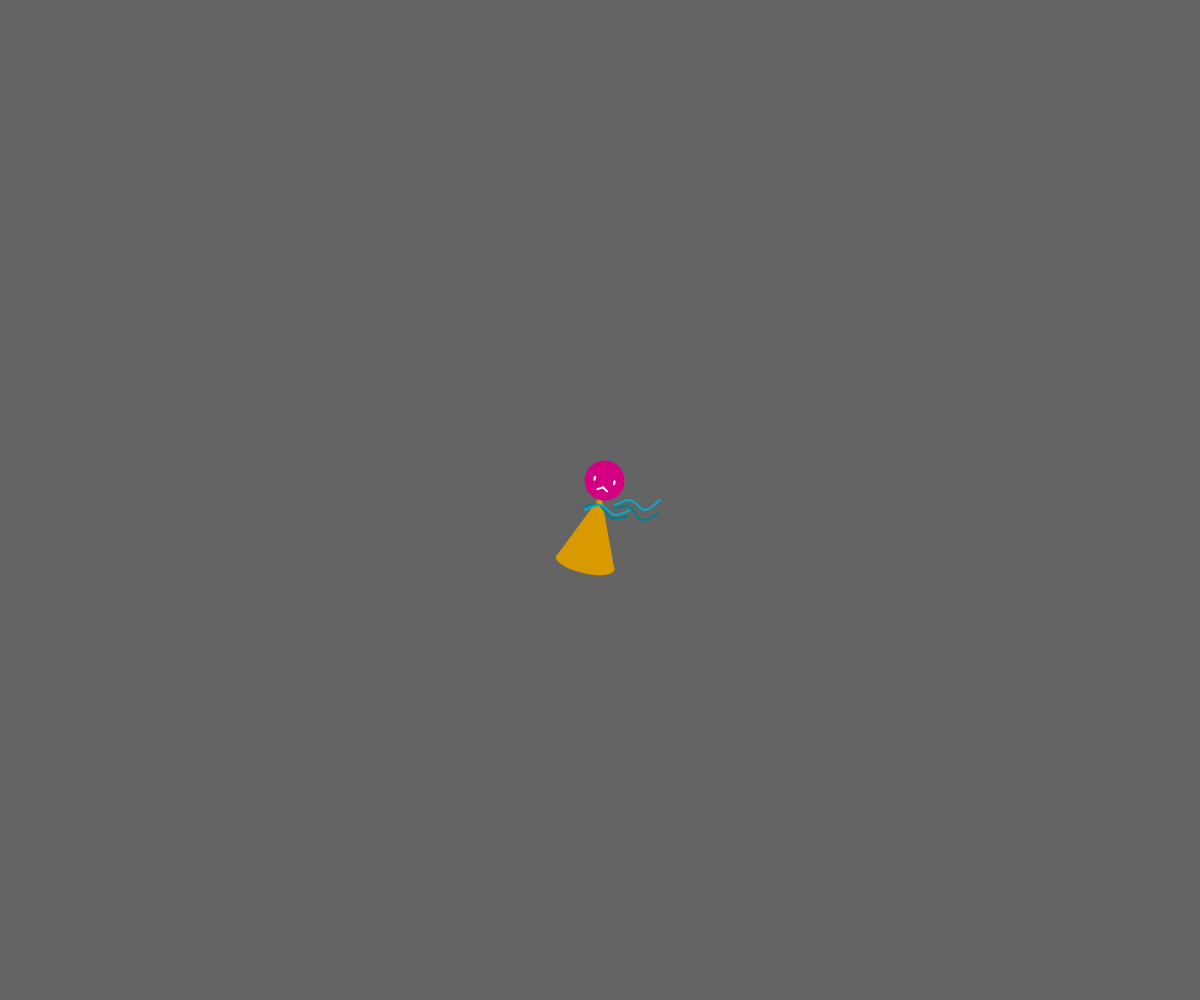
Frame 1 (no input)
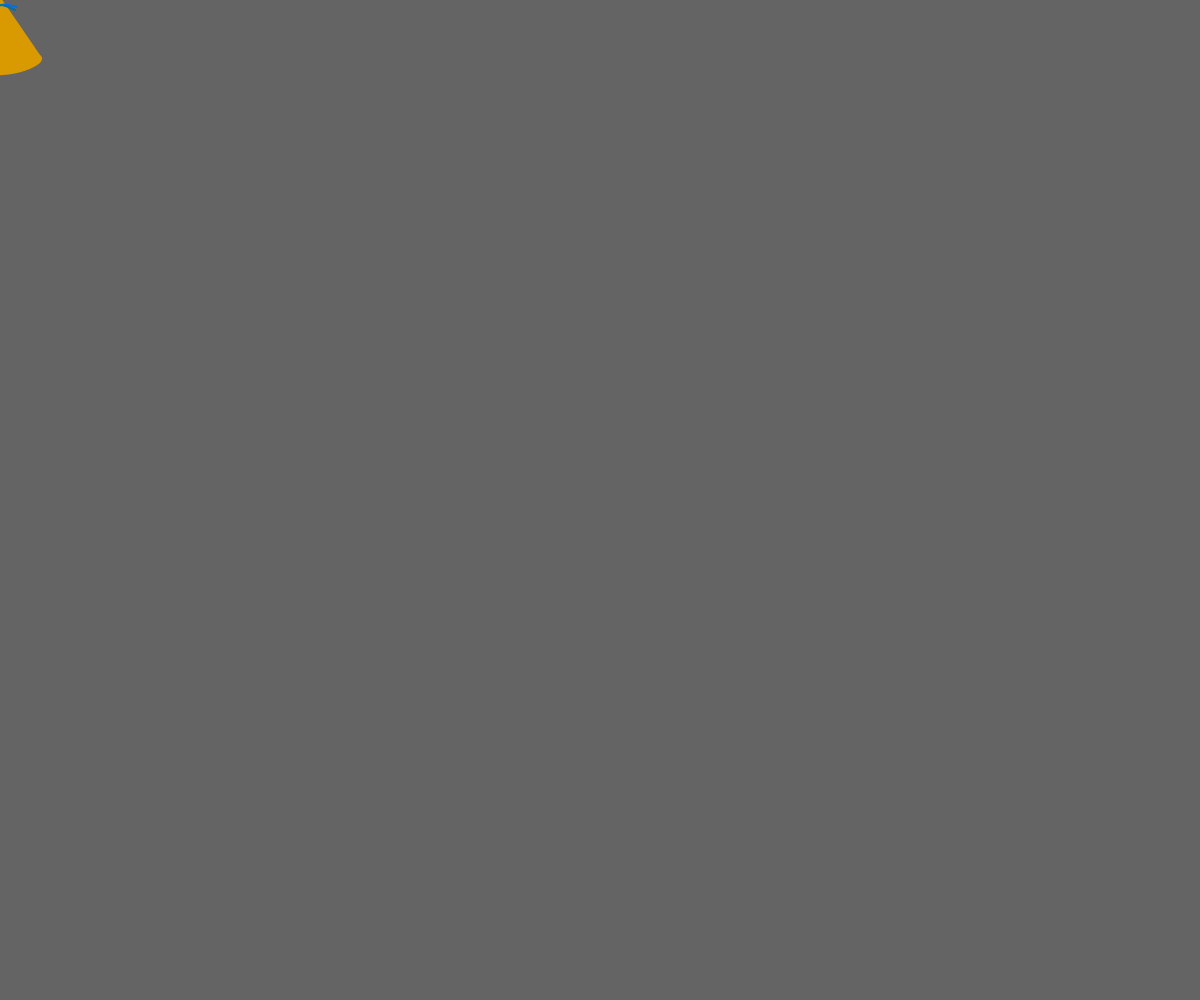
Frame 60 (no input)
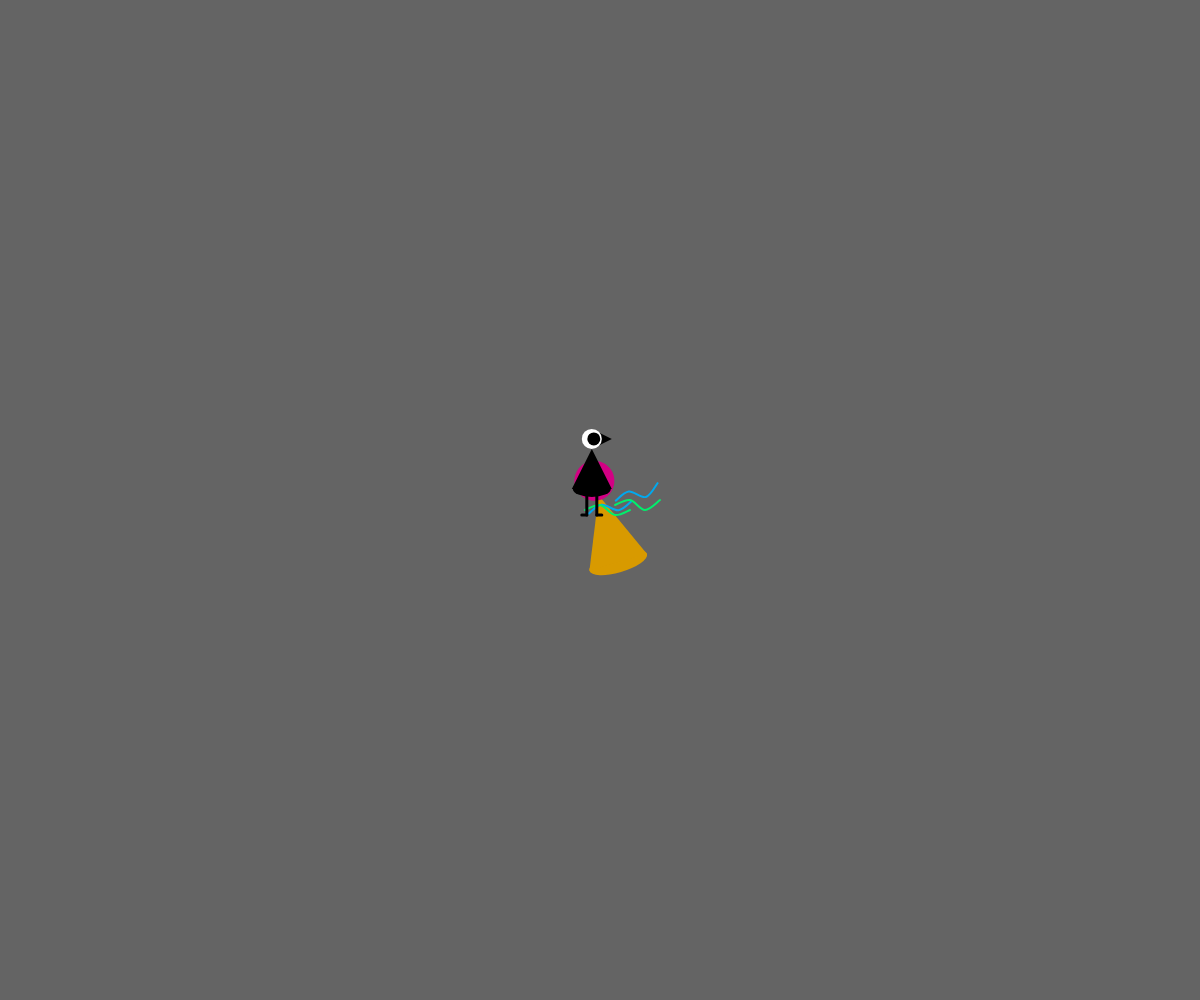
Frame 120 (the mouse pressed at the canvas centre since frame 60)

The p5.js sketch that drew these frames (run headless with seeded random() and noise() and a simulated clock; from frame 60 on, the mouse is pressed at the canvas centre):

// p5.js sketch
// ── sketch.js
let dancer;
let ravens = [];

function setup() {
  createCanvas(windowWidth, windowHeight);
  dancer = new ShavonneDancer((1 / 2) * windowWidth, (1 / 2) * windowHeight);
}

function draw() {
  background(100);
  dancer.display();
  dancer.update();

  for (let i = 0; i < ravens.length; i++) {
    ravens[i].display();
   ravens[i].change();
  }
}

function mousePressed() {
  let u = new raven(random(windowWidth), random(windowHeight));
  ravens.push(u);
}

class ShavonneDancer {
  constructor(startX, startY) {
    this.x = startX;
    this.y = startY;
    this.head = color(random(100, 255), 0, random(100, 255));
    this.body = color(random(100, 255), random(100, 255), 0);
    this.speed = random(0.5, 1);
    this.RightHand = [0, 10];
    this.LeftHand = [5, 15];
    this.rightsidex = [-15, 0, 15, 30, 45, 60];
    this.sidex = [-60, -45, -30, -15, 0, 15, 30, 45, 60];
    this.hy = -20;
  }

  Head(hx, hy) {
    push();
    fill(this.head);
    ellipse(0, this.hy, 40, 40);
    fill(255);
    ellipse(10, this.hy, 2.5, 5);
    ellipse(-10, this.hy, 2.5, 5);
    if (mouseIsPressed == false) {
      noFill();
      stroke(255);
      strokeWeight("2");
      line(-5, this.hy + 10, 0, this.hy + 7);
      line(0, this.hy + 7, 5, this.hy + 10);
    } else {
      noFill();
      stroke(255);
      strokeWeight("2");
      line(-5, this.hy + 10, 0, this.hy + 12);
      line(0, this.hy + 12, 5, this.hy + 10);
    }
    pop();
  }
  Body(bx, by) {
    push();
    fill(this.body);
    ellipse(0, 65, 60, 20);
    triangle(0, this.hy + 15, 30, 65, -30, 65);
    pop();
  }

  right(rx, ry) {
    noFill();
    stroke(color(0, random(100, 255), random(100, 255)));
    strokeWeight("2");
    beginShape();
    curveVertex(this.rightsidex[2], 5);
    curveVertex(this.rightsidex[2], 5);
    curveVertex(this.rightsidex[3], this.RightHand[0]);
    curveVertex(this.rightsidex[4], this.RightHand[1]);
    curveVertex(this.rightsidex[5], 0);
    curveVertex(this.rightsidex[5], 0);
    endShape();
    beginShape();
    curveVertex(this.rightsidex[0], 10);
    curveVertex(this.rightsidex[0], 10);
    curveVertex(this.rightsidex[1], this.LeftHand[0]);
    curveVertex(this.rightsidex[2], this.LeftHand[1]);
    curveVertex(this.rightsidex[3], 10);
    curveVertex(this.rightsidex[3], 10);
    endShape();
  }

  update() {
    if (this.x < (1 / 2) * windowWidth) {
      push();
      // left direction
      translate(this.x, this.y);
      this.rightsidex[0] = this.sidex[5];
      this.rightsidex[1] = this.sidex[4];
      this.rightsidex[2] = this.sidex[3];
      this.rightsidex[3] = this.sidex[2];
      this.rightsidex[4] = this.sidex[1];
      this.rightsidex[5] = this.sidex[0];
      this.right(0, 0);
      pop();
    }
    if (this.x >= (1 / 2) * windowHeight) {
      //right direction
      push();
      translate(this.x, this.y);
      this.rightsidex[0] = this.sidex[3];
      this.rightsidex[1] = this.sidex[4];
      this.rightsidex[2] = this.sidex[5];
      this.rightsidex[3] = this.sidex[6];
      this.rightsidex[4] = this.sidex[7];
      this.rightsidex[5] = this.sidex[8];
      this.right(0, 0);
      pop();
    }
    this.x = mouseX;
    this.y = mouseY;
  }

  display() {
    push();
    translate(this.x, this.y);
    noStroke();
    pop();
    //body
    push();
    noStroke();
    translate(this.x, this.y);
    rotate(radians(map(noise(frameCount / 40), 0, 1, -40, 40)));
    this.Body(0, 0);
    noFill();
    stroke(color(0, random(100, 255), random(100, 255)));
    strokeWeight("2");
    //arm
    this.right(0, 0);
    //head
    noStroke();
    this.Head(0, 0);
    pop();
  }
}

class raven {
  constructor(xr, yr) {
    this.xr = xr;
    this.yr = yr;
  }
  display() {
    push();
    noStroke();
    fill(0);
    triangle(
      this.xr,
      this.yr - 10,
      this.xr + 20,
      this.yr,
      this.xr,
      this.yr + 10
    );
    fill(255);
    circle(this.xr, this.yr, 20);
    fill(0);
    circle(this.xr + 2, this.yr, 13);
    ellipse(this.xr, this.yr + 50, 38, 16);
    triangle(
      this.xr,
      this.yr + 10,
      this.xr + 20,
      this.yr + 50,
      this.xr - 20,
      this.yr + 50
    );
    stroke(0);
    strokeWeight("3");
    line(this.xr + 5, this.yr + 56, this.xr + 5, this.yr + 76);
    line(this.xr + 5, this.yr + 76, this.xr + 10, this.yr + 76);
    line(this.xr - 5, this.yr + 56, this.xr - 5, this.yr + 76);
    line(this.xr - 5, this.yr + 76, this.xr - 10, this.yr + 76);
    pop();

    //a mode similar to whack a mole: when the dancer gets closer to the raven, the raven would become another character
    if (this.whacked) {
      push();
      translate(this.xr, this.yr);
      rotate(map(sin(frameCount / 50), -1, 1, radians(30), radians(-60)));
      fill("#e1dfdf");
      arc(50, 0, 40 * sqrt(3), 40 * sqrt(3), radians(150), radians(210));
      //Head
      fill(0);
      noStroke();
      circle(10, 0, 40);
      fill(255);
      noStroke();
      ellipse(2, 0, 20, 30);
      pop();
      //Body
      push();
      fill(250);
      arc(this.xr + 10, this.yr + 20, 120, 120, radians(60), radians(120));
      pop();
    }
  }
  change() {
    let d = dist(dancer.x, dancer.y, this.xr, this.yr);
    if (d <= 20) {
      this.whacked = true;
    }
  }
}


// ── style.css
html, body {
  margin: 0;
  padding: 0;
}
canvas {
  display: block;
}
h1{
  text-align: center;
  font-family: 'Brush Script MT', cursive;
  font-size: 4em;
  letter-spacing: 3px;
  font-weight: 500;
  text-shadow: 4px 4px 4px silver;
  position: relative;
  top: auto;
}
.intro{
  position: relative;
  right: -0,1em;
  width: 20em;
  height: 20em;
  padding: 3px;
  border-radius: 21px;
  border: dotted 1px;
  border-style: dashed;
  border-color: blanchedalmond;
  }
